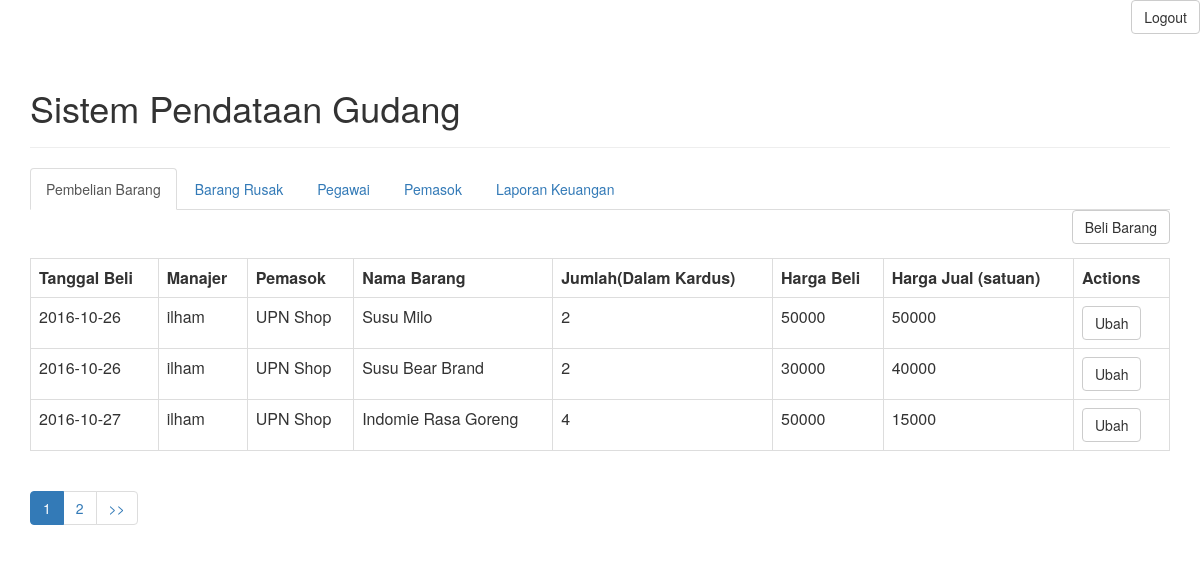
/view-pembelianbarang.php (signed in), run on the app's committed database.
### tables this page shows
CREATE TABLE `pembelian_barang` (
  `id_pembelian` int(11) NOT NULL,
  `nim` int(11) DEFAULT NULL,
  `nip` int(11) DEFAULT NULL,
  `nib` int(11) DEFAULT NULL,
  `id_tra` int(11) DEFAULT NULL
);

CREATE TABLE `barang` (
  `nib` int(11) NOT NULL,
  `tanggal_tambah` date DEFAULT NULL,
  `nama` varchar(256) DEFAULT NULL,
  `jumlah` int(11) DEFAULT NULL,
  `harga_jual` int(11) DEFAULT NULL
);

CREATE TABLE `manajer` (
  `nim` int(11) NOT NULL,
  `nama` varchar(256) DEFAULT NULL,
  `no_tlp` varchar(256) DEFAULT NULL,
  `username` varchar(256) DEFAULT NULL,
  `password` varchar(64) DEFAULT NULL
);

CREATE TABLE `pemasok` (
  `nip` int(11) NOT NULL,
  `nama` varchar(256) DEFAULT NULL,
  `alamat` varchar(256) DEFAULT NULL,
  `no_tlp` varchar(256) DEFAULT NULL
);

CREATE TABLE `transaksi` (
  `id_tra` int(11) NOT NULL,
  `tanggal` date DEFAULT NULL,
  `pengeluaran` int(11) DEFAULT NULL,
  `pemasukan` int(11) DEFAULT NULL
);

### objects/pembelian_barang.php (called while the page is built, shortened)
<?php
class Pembelian_Barang{
    private $conn;
    private $table_name = "pembelian_barang";
    public function __construct($db){
        $this->conn = $db;
    }
    function readAll($page, $from_record_num, $records_per_page){
    $query = "SELECT
    id_pembelian, nim, nib, nip,id_tra
    FROM
    " . $this->table_name . "
    ORDER BY
    nim ASC
    LIMIT
    {$from_record_num}, {$records_per_page}";
    $stmt = $this->conn->prepare( $query );
    $stmt->execute();
    return $stmt;
}
    public function countAll(){
        $query = "SELECT id_pembelian FROM " . $this->table_name . "";
        $stmt = $this->conn->prepare( $query );
        $stmt->execute();
        $num = $stmt->rowCount();
        return $num;
    }
}
?>

### objects/barang.php (called while the page is built, shortened)
<?php
class Barang{
    private $conn;
    private $table_name = "barang";
    public $nib;
    public function __construct($db){
        $this->conn = $db;
    }
	  public function readOne(){
        $query = "SELECT
                    nama, harga_jual, jumlah,tanggal_tambah
                FROM
                    " . $this->table_name . "
                WHERE
                    nib = ?
                LIMIT
                    0,1";
        $stmt = $this->conn->prepare( $query );
        $stmt->bindParam(1, $this->nib);
        $stmt->execute();
        $row = $stmt->fetch(PDO::FETCH_ASSOC);
        $this->nama = $row['nama'];
        $this->harga_jual = $row['harga_jual'];
        $this->jumlah = $row['jumlah'];
        $this->tanggal_tambah = $row['tanggal_tambah'];
    }
}
?>

### objects/manajer.php (called while the page is built, shortened)
<?php
class Manajer{
    private $conn;
    private $table_name = "manajer";
    public $nim;
    public function __construct($db){
        $this->conn = $db;
    }
      public function readOne(){
        $query = "SELECT
                    nama, no_tlp ,username,password
                FROM
                    " . $this->table_name . "
                WHERE
                    nim = ?
                LIMIT
                    0,1";
        $stmt = $this->conn->prepare( $query );
        $stmt->bindParam(1, $this->nim);
        $stmt->execute();
        $row = $stmt->fetch(PDO::FETCH_ASSOC);
        $this->nama = $row['nama'];
    }
}
?>

### objects/pemasok.php (called while the page is built, shortened)
<?php
class Pemasok{
    private $conn;
    private $table_name = "pemasok";
    public $nip;
    public function __construct($db){
        $this->conn = $db;
    }
      public function readOne(){
        $query = "SELECT
                    nama, alamat, no_tlp
                FROM
                    " . $this->table_name . "
                WHERE
                    nip = ?
                LIMIT
                    0,1";
        $stmt = $this->conn->prepare( $query );
        $stmt->bindParam(1, $this->nip);
        $stmt->execute();
        $row = $stmt->fetch(PDO::FETCH_ASSOC);
        $this->nama = $row['nama'];
    }
}
?>

### objects/transaksi.php (called while the page is built, shortened)
<?php
class Transaksi{
    private $conn;
    private $table_name = "transaksi";
    public $id_tra;
    public function __construct($db){
        $this->conn = $db;
    }
      public function readOne(){
        $query = "SELECT
                     tanggal, pengeluaran, pemasukan
                FROM
                    " . $this->table_name . "
                WHERE
                    id_tra = ?
                LIMIT
                    0,1";
        $stmt = $this->conn->prepare( $query );
        $stmt->bindParam(1, $this->id_tra);
        $stmt->execute();
        $row = $stmt->fetch(PDO::FETCH_ASSOC);
        $this->pengeluaran = $row['pengeluaran'];
        }
}
?>

### view-pembelianbarang.php (the view, shortened to what this page needs)
<div class="right-button-margin">
    <a href="logout_manajer.php" class="btn btn-default pull-right">Logout</a>
</div>
<?php
$page_title = "Sistem Pendataan Gudang";
include_once 'objects/manajer.php';
include_once 'objects/barang.php';
include_once 'objects/pemasok.php';
include_once 'objects/transaksi.php';
include_once 'objects/pembelian_barang.php';
include_once "header.php";
?>
<ul class="nav nav-tabs">
  <li class="active"><a href="view-pembelianbarang.php">Pembelian Barang</a></li>
  <li><a href="view-barangrusakm.php">Barang Rusak</a></li>
  <li><a href="view-pegawai.php">Pegawai</a></li>
  <li><a href="view-pemasok.php">Pemasok</a></li>
  <li><a href="view-transaksi.php">Laporan Keuangan</a></li>
</ul>
<div class="right-button-margin">
    <a href="tambah-pembelian.php" class="btn btn-default pull-right">Beli Barang</a>
</div>
<?php
$page = isset($_GET['page']) ? $_GET['page'] : 1;
$records_per_page = 3;
$from_record_num = ($records_per_page * $page) - $records_per_page;
$database = new Database();
$db = $database->getConnection();
$pembelian_barang = new Pembelian_Barang($db);
$stmt = $pembelian_barang->readAll($page, $from_record_num, $records_per_page);
$num = $stmt->rowCount();
if ($num >0)
{
    $pemasok = new Pemasok($db);
    $barang = new Barang($db);
    $transaksi = new Transaksi($db);
    $manajer = new Manajer($db);
    echo '<table class="table table-hover table-responsive table-bordered" id="c">';
    echo '  <tr>';
    echo '      <th>Tanggal Beli</th>';
    echo '      <th>Manajer</th>';
    echo '      <th>Pemasok</th>';
    echo '      <th>Nama Barang</th>';
    echo '      <th>Jumlah(Dalam Kardus)</th>';
    echo '      <th>Harga Beli</th>';
    echo '      <th>Harga Jual (satuan)</th>';
    echo '      <th>Actions</th>';
    echo '  </tr>';
    while ($row = $stmt->fetch(PDO::FETCH_ASSOC))
    {
        extract($row);
        echo '<tr>';
        echo '  <td>';
            $barang->nib = $nib;
            $barang->readOne();
            echo $barang->tanggal_tambah;
        echo '</td>';
        echo '  <td>';
            $manajer->nim = $nim;
            $manajer->readOne();
            echo $manajer->nama;
        echo '</td>';
        echo '  <td>';
            $pemasok->nip = $nip;
            $pemasok->readOne();
            echo $pemasok->nama;
        echo '</td>';
        echo '  <td>';
            $barang->nib = $nib;
            $barang->readOne();
            echo $barang->nama;
        echo '</td>';
        echo '  <td>';
            echo $barang->jumlah;
        echo '</td>';
        echo '  <td>';
            $transaksi->id_tra = $id_tra;
            $transaksi->readOne();
            echo $transaksi->pengeluaran;
        echo '</td>';
        echo '  <td>';
            echo $barang->harga_jual;
        echo '</td>';
        echo '  <td>';
			echo '<a href="update-pembelian.php?id='.$id_pembelian.'" class="btn btn-default left-margin">Ubah</a>';
        echo '</td>';
        echo '</tr>';
    }
    echo '</table>';
}
else
{
    echo '<div>Barang Kosong.</div>';
}
?>
<?php
include_once 'paging-pembelianbarang.php';
?>
<?
include_once "footer.php";
?>

### header.php (shortened to what this page needs)
<html>
<head>
  <link rel="stylesheet" href="css/bootstrap.min.css">
</head>
<body>
  <div class="container">
    <?php
      echo "<div class='page-header'>";
      echo "<h1>{$page_title}</h1>";
      echo "</div>";
    ?>

### paging-pembelianbarang.php (shortened to what this page needs)
<?php
$page_dom = "view-pembelianbarang.php";
echo "<ul class=\"pagination\">";
$total_rows = $pembelian_barang->countAll();
$total_pages = ceil($total_rows / $records_per_page);
$range = 2;
$initial_num = $page - $range;
$condition_limit_num = ($page + $range)  + 1;
for ($x=$initial_num; $x<$condition_limit_num; $x++) {
    if (($x > 0) && ($x <= $total_pages)) {
        if ($x == $page) {
            echo "<li class='active'><a href=\"#\">$x <span class=\"sr-only\">(current)</span></a></li>";
        }
        else {
            echo "<li><a href='{$page_dom}?page=$x'>$x</a></li>";
        }
    }
}
if($page<$total_pages){
    echo "<li><a href='" .$page_dom . "?page={$total_pages}' title='Last page is {$total_pages}.'>";
    echo ">>";
    echo "</a></li>";
}
echo "</ul>";
?>

### footer.php
</div>
</body>
</html>

### header.php (style rules this page uses)
.left-margin { margin:0 .5em 0 0; }
.right-button-margin { margin: 0 0 1em 0; overflow: hidden; }

### data on the page
pembelian_barang: nib.tanggal_tambah "2016-10-26", nim.nama "ilham", nip.nama "UPN Shop", nib.nama "Susu Milo", nib.jumlah "2", id_tra.pengeluaran "50000", nib.harga_jual "50000"
pembelian_barang: nib.tanggal_tambah "2016-10-26", nim.nama "ilham", nip.nama "UPN Shop", nib.nama "Susu Bear Brand", nib.jumlah "2", id_tra.pengeluaran "30000", nib.harga_jual "40000"
pembelian_barang: nib.tanggal_tambah "2016-10-27", nim.nama "ilham", nip.nama "UPN Shop", nib.nama "Indomie Rasa Goreng", nib.jumlah "4", id_tra.pengeluaran "50000", nib.harga_jual "15000"

### other printed values
$page_title "Sistem Pendataan Gudang"
